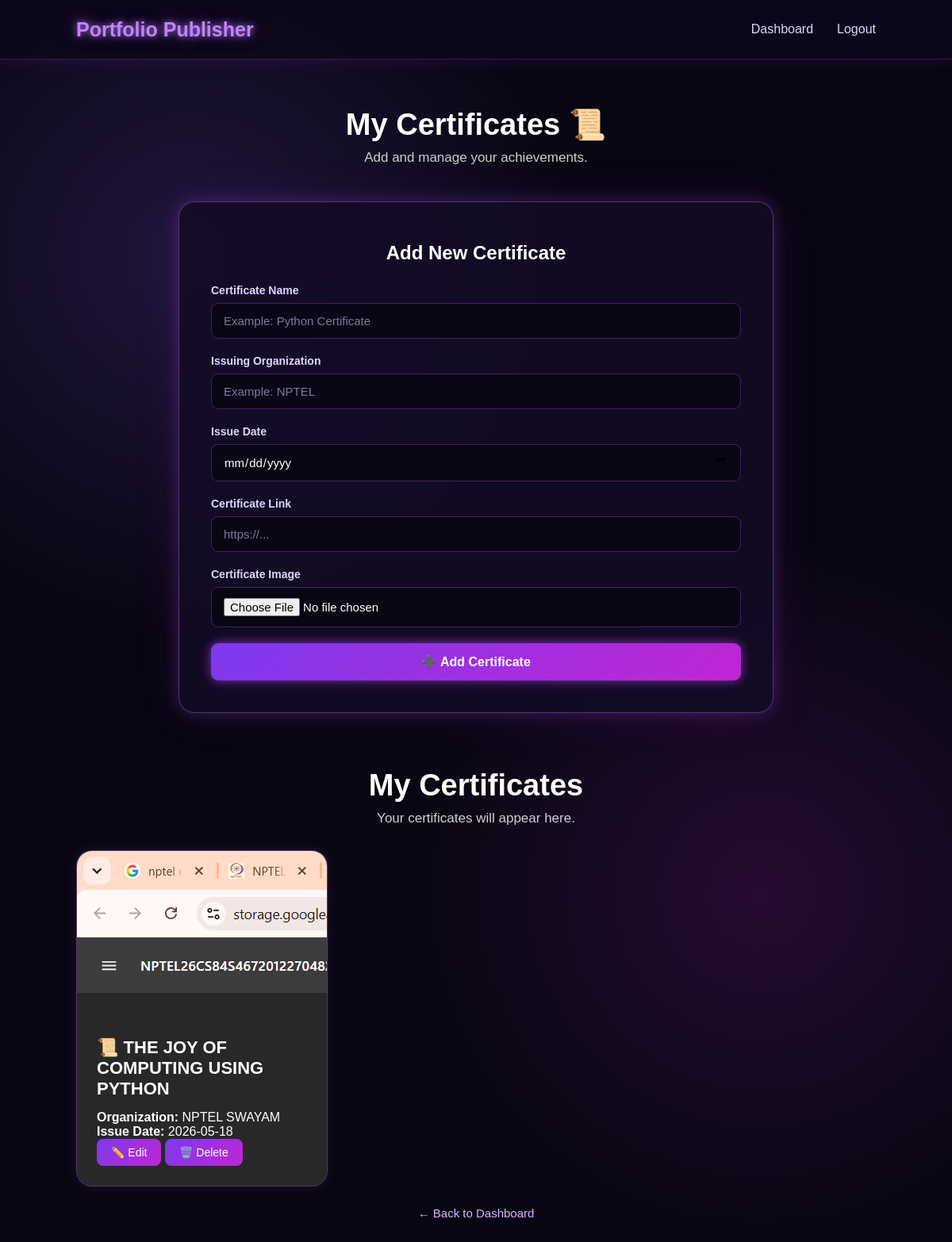
The page /certificates (signed in) on the database its author committed.
### tables this page shows
CREATE TABLE certificates (
        id INTEGER PRIMARY KEY AUTOINCREMENT,
        user_id INTEGER NOT NULL,
        certificate_name TEXT NOT NULL,
        issuing_organization TEXT,
        issue_date TEXT,
        certificate_link TEXT, certificate_image TEXT,
        FOREIGN KEY (user_id) REFERENCES users(id)
    );

### app.py (the view, shortened to what this page needs)
@app.route("/certificates", methods=["GET", "POST"])
def certificates():
    if "user_id" not in session:
        return redirect(url_for("login"))
    conn = get_db()
    certificates = conn.execute(
        """
        SELECT *
        FROM certificates
        WHERE user_id = ?
        ORDER BY id DESC
        """,
        (session["user_id"],)
    ).fetchall()
    conn.close()
    return render_template(
        "certificates.html",
        certificates=certificates
    )

### app.py (called while the page is built)
def get_db():
    conn = sqlite3.connect("portfolio.db")
    conn.row_factory = sqlite3.Row
    return conn

### templates/certificates.html (shortened to what this page needs)
<!DOCTYPE html>
<html lang="en">
<head>
    <link rel="stylesheet"
          href="{{ url_for('static', filename='css/style.css') }}">
</head>
<body>
    <nav class="navbar">
        <div class="logo">
            Portfolio Publisher
        </div>
        <div class="nav-links">
            <a href="{{ url_for('dashboard') }}">
                Dashboard
            </a>
            <a href="{{ url_for('logout') }}">
                Logout
            </a>
        </div>
    </nav>
    <section class="dashboard">
        <div class="dashboard-header">
            <h1>
                My Certificates 📜
            </h1>
            <p>
                Add and manage your achievements.
            </p>
        </div>
        <div class="auth-box project-form-box">
            <h2>
                Add New Certificate
            </h2>
            <form method="POST"
                  enctype="multipart/form-data">
                <label>
                    Certificate Name
                </label>
                <input
                    type="text"
                    name="certificate_name"
                    placeholder="Example: Python Certificate"
                    required
                >
                <label>
                    Issuing Organization
                </label>
                <input
                    type="text"
                    name="issuing_organization"
                    placeholder="Example: NPTEL"
                >
                <label>
                    Issue Date
                </label>
                <input
                    type="date"
                    name="issue_date"
                >
                <label>
                    Certificate Link
                </label>
                <input
                    type="url"
                    name="certificate_link"
                    placeholder="https://..."
                >
                <label>
                    Certificate Image
                </label>
                <input
                    type="file"
                    name="certificate_image"
                    accept="image/*"
                >
                <button type="submit">
                    ➕ Add Certificate
                </button>
            </form>
        </div>
        <div class="dashboard-header project-list-title">
            <h1>
                My Certificates
            </h1>
            <p>
                Your certificates will appear here.
            </p>
        </div>
        <div class="project-grid">
            {% if certificates %}
                {% for certificate in certificates %}
                    <div class="project-card">
                        {% if certificate["certificate_image"] %}
                            <div class="project-image">
                                <img
                                    src="{{ url_for('static', filename='images/certificates/' + certificate['certificate_image']) }}"
                                    alt="Certificate Image"
                                >
                            </div>
                        {% endif %}
                        <div class="project-content">
                            <h2>
                                📜 {{ certificate["certificate_name"] }}
                            </h2>
                            <p>
                                <strong>Organization:</strong>
                                {{ certificate["issuing_organization"] }}
                            </p>
                            <p>
                                <strong>Issue Date:</strong>
                                {{ certificate["issue_date"] }}
                            </p>
                            <a
                                href="{{ url_for('edit_certificate', certificate_id=certificate['id']) }}"
                                class="project-btn"
>
                                ✏️ Edit
                            </a>
                            <a
                                href="{{ url_for('delete_certificate', certificate_id=certificate['id']) }}"
                                class="project-btn delete-btn"
                                onclick="return confirm('Are you sure you want to delete this certificate?');"
                            >
                                🗑️ Delete
                            </a>
                        </div>
                    </div>
                {% endfor %}
            {% endif %}
        </div>
        <div class="back-dashboard">
            <a href="{{ url_for('dashboard') }}">
                ← Back to Dashboard
            </a>
        </div>
    </section>
</body>
</html>

### static/css/style.css (style rules this page uses)
* { margin: 0; padding: 0; box-sizing: border-box; }
body { font-family: Arial, sans-serif; background: radial-gradient( circle at 20% 20%, rgba(139, 92, 246, 0.18), transparent 30% ), radial-gradient( circle at 80% 70%, rgba(192, 38, 211, 0.16), transparent 30% ), #080612; color: #ffffff; min-height: 100vh; }
.navbar { height: 75px; display: flex; justify-content: space-between; align-items: center; padding: 0 8%; background: rgba(12, 8, 25, 0.85); border-bottom: 1px solid rgba(168, 85, 247, 0.25); box-shadow: 0 0 25px rgba(168, 85, 247, 0.12); }
.logo { font-size: 25px; font-weight: bold; color: #c084fc; text-shadow: 0 0 8px rgba(192, 132, 252, 0.8), 0 0 20px rgba(168, 85, 247, 0.5); }
.nav-links { display: flex; align-items: center; gap: 30px; }
.nav-links a { text-decoration: none; color: #ddd6fe; font-weight: 500; transition: 0.3s; }
.auth-box { width: 100%; max-width: 460px; padding: 40px; border-radius: 20px; background: rgba(20, 12, 38, 0.88); border: 1px solid rgba(192, 132, 252, 0.35); box-shadow: 0 0 20px rgba(168, 85, 247, 0.25), 0 0 60px rgba(192, 38, 211, 0.12); backdrop-filter: blur(12px); }
.auth-box h2 { text-align: center; color: #ffffff; margin-bottom: 25px; }
.auth-box label { display: block; margin-bottom: 8px; color: #ddd6fe; font-size: 14px; font-weight: bold; }
.auth-box input, .auth-box textarea { width: 100%; padding: 13px 15px; margin-bottom: 20px; background: rgba(8, 6, 18, 0.8); color: white; border: 1px solid rgba(168, 85, 247, 0.35); border-radius: 9px; outline: none; font-size: 15px; font-family: Arial, sans-serif; transition: 0.3s; }
.auth-box input::placeholder, .auth-box textarea::placeholder { color: #81779c; }
.auth-box button { width: 100%; padding: 14px; border: none; border-radius: 9px; background: linear-gradient( 135deg, #7c3aed, #c026d3 ); color: white; font-size: 16px; font-weight: bold; cursor: pointer; box-shadow: 0 0 12px rgba(168, 85, 247, 0.55), 0 0 25px rgba(192, 38, 211, 0.2); transition: 0.3s; }
.dashboard { padding: 60px 8%; }
.dashboard-header { text-align: center; margin-bottom: 45px; }
.dashboard-header h1 { font-size: 38px; color: #ffffff; margin-bottom: 10px; }
.dashboard-header p { color: #cfcfcf; font-size: 17px; }
.project-form-box { max-width: 750px; margin: 0 auto 70px auto; }
.project-form-box h2 { color: #ffffff; text-align: center; margin-bottom: 30px; }
.project-list-title { margin-top: 30px; margin-bottom: 30px; }
.project-grid { display: grid; grid-template-columns: repeat(3, 1fr); gap: 28px; }
.project-card { background: rgba(255, 255, 255, 0.06); border: 1px solid rgba(192, 132, 252, 0.35); border-radius: 20px; overflow: hidden; backdrop-filter: blur(10px); transition: 0.35s; box-shadow: 0 0 15px rgba(168, 85, 247, 0.15); }
.project-image { width: 100%; height: 210px; object-fit: cover; display: block; }
.project-content { padding: 25px; }
.project-content h2 { color: #ffffff; font-size: 22px; margin-bottom: 14px; }
.project-btn { display: inline-block; padding: 9px 18px; border-radius: 8px; text-decoration: none; color: #ffffff; font-size: 14px; background: linear-gradient( 135deg, #7c3aed, #c026d3 ); transition: 0.3s; }
.back-dashboard { width: 100%; box-sizing: border-box; text-align: center; margin-top: 25px; padding-bottom: 10px; }
.back-dashboard a { display: inline-block; color: #d8b4fe; text-decoration: none; font-size: 15px; }
.auth-box h2 { margin-top: 10px; margin-bottom: 25px; }

### rows shown on the page
certificates: certificate_image (picture), certificate_name "THE JOY OF COMPUTING USING PYTHON", issuing_organization "NPTEL SWAYAM", issue_date "2026-05-18"
